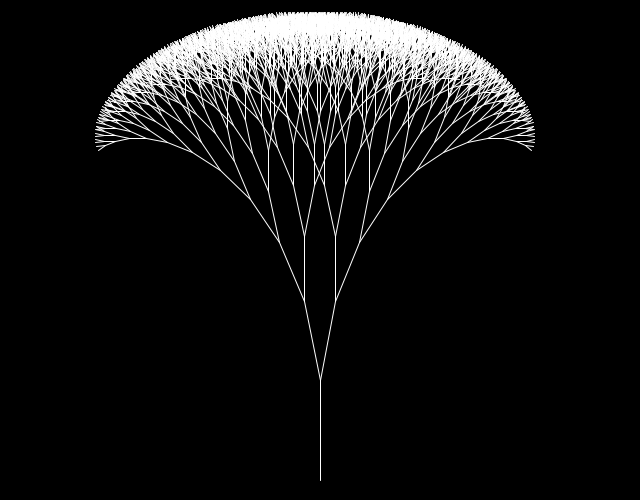
Frame 1 (no input)
Frame 2 (the mouse pressed at the canvas centre, redrawn once): identical to frame 1, image omitted

The Processing sketch that drew this single still picture (run headless with seeded random() and noise(); the mouse was pressed at the canvas centre and the sketch redrawn once):

// Processing sketch: FractalTree
// ── FractalTree.pde
private double fractionLength = .8;
private int smallestBranch = 10;
private double branchAngle = .2;
public void setup(){
	size(640, 500);
	noLoop();
}
public void draw(){
	background(0);
	stroke(255, 255, 255);
	line(320, 480, 320, 380);
	drawBranches(320, 380, 100, 3 * Math.PI / 2);
}
public void drawBranches(int x, int y, double branchLength, double angle){
	double angle1 = angle + branchAngle;
	double angle2 = angle - branchAngle;
	branchLength = branchLength * fractionLength;
	int endX1 = (int)(branchLength * Math.cos(angle1) + x);
	int endY1 = (int)(branchLength * Math.sin(angle1) + y);
	int endX2 = (int)(branchLength * Math.cos(angle2) + x);
	int endY2 = (int)(branchLength * Math.sin(angle2) + y);
	line(x, y, endX1, endY1);
	line(x, y, endX2, endY2);
	if(branchLength > smallestBranch) {
		drawBranches(endX1, endY1, branchLength, angle1);
		drawBranches(endX2, endY2, branchLength, angle2);
	}
}
